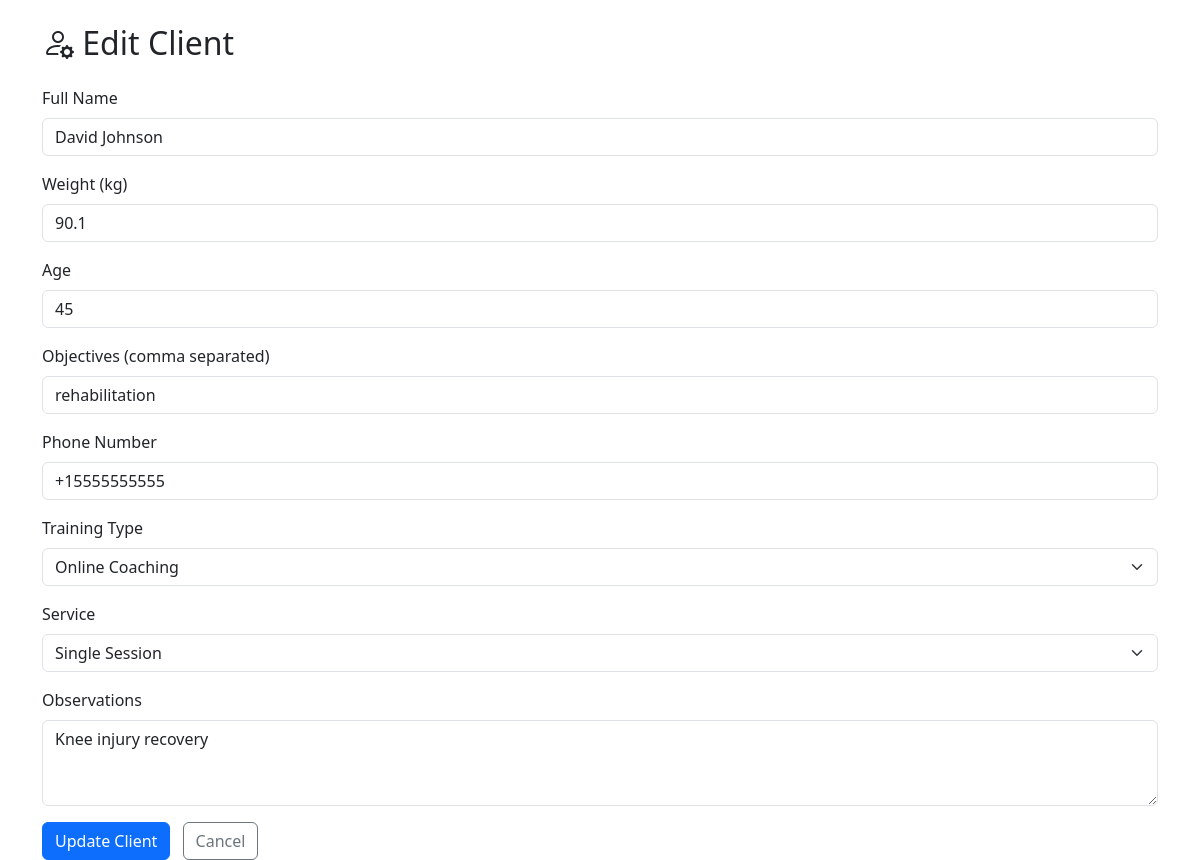
The page /clients/3/edit on the database its author committed.
### db/models.py (models this page shows)
class Client(Base):
    __tablename__ = "clients"
    id = Column(Integer, primary_key=True, index=True)
    name = Column(String, index=True)
    weight = Column(Float)
    age = Column(Integer)
    objectives = Column(String)
    phone_number = Column(String)
    training_type = Column(String)
    service = Column(String)
    observations = Column(String, nullable=True)
    is_active = Column(Boolean, default=True)

### api/endpoints/clients.py (the view)
@router.get("/{client_id}/edit", response_class=HTMLResponse)
async def edit_client_form(client_id: int, request: Request, db: Session = Depends(get_db)):
    service = ClientService(db)
    client = service.get_client(client_id)
    if not client:
        raise HTTPException(status_code=404, detail="Client not found")
    return templates.TemplateResponse("clients/new.html", {
        "request": request,
        "client": client,
        "is_edit": True
    })

### static/templates/clients/new.html (shortened to what this page needs)
<!DOCTYPE html>
<html>
<head>
    <link href="https://cdn.jsdelivr.net/npm/bootstrap@5.3.0/dist/css/bootstrap.min.css" rel="stylesheet">
    <link rel="stylesheet" href="https://cdn.jsdelivr.net/npm/bootstrap-icons@1.10.0/font/bootstrap-icons.css">
</head>
<body>
    <div class="container mt-4">
        <h2>
            <i class="bi bi-person-{{ 'gear' if is_edit else 'plus' }}"></i>
            {% if is_edit %}Edit Client{% else %}Add New Client{% endif %}
        </h2>
        <form action="{{ '/clients/' ~ client.id ~ '/edit' if is_edit else '/clients/' }}" method="POST" class="mt-4">
            <div class="mb-3">
                <label for="name" class="form-label">Full Name</label>
                <input type="text" class="form-control" id="name" name="name" required
                    value="{{ client.name if is_edit else '' }}">
            </div>
            <div class="mb-3">
                <label for="weight" class="form-label">Weight (kg)</label>
                <input type="number" step="0.1" class="form-control" id="weight" name="weight" required
                    value="{{ client.weight if is_edit else '' }}">
            </div>
            <div class="mb-3">
                <label for="age" class="form-label">Age</label>
                <input type="number" class="form-control" id="age" name="age" required
                    value="{{ client.age if is_edit else '' }}">
            </div>
            <div class="mb-3">
                <label for="objectives" class="form-label">Objectives (comma separated)</label>
                <input type="text" class="form-control" id="objectives" name="objectives" required
                    value="{{ client.objectives if is_edit else '' }}">
            </div>
            <div class="mb-3">
                <label for="phone_number" class="form-label">Phone Number</label>
                <input type="text" class="form-control" id="phone_number" name="phone_number" required
                    value="{{ client.phone_number if is_edit else '' }}">
            </div>
            <div class="mb-3">
                <label for="training_type" class="form-label">Training Type</label>
                <select class="form-select" id="training_type" name="training_type" required>
                    {% set options = ["personal_training", "group_classes", "online_coaching", "nutrition_plan",
                    "combined"] %}
                    {% for opt in options %}
                    <option value="{{ opt }}" {% if is_edit and client.training_type==opt %}selected{% endif %}>
                        {{ opt.replace("_", " ").title() }}
                    </option>
                    {% endfor %}
                </select>
            </div>
            <div class="mb-3">
                <label for="service" class="form-label">Service</label>
                <select class="form-select" id="service" name="service" required>
                    {% set services = ["monthly_subscription", "single_session", "package_10", "package_20", "premium"]
                    %}
                    {% for serv in services %}
                    <option value="{{ serv }}" {% if is_edit and client.service==serv %}selected{% endif %}>
                        {{ serv.replace("_", " ").title() }}
                    </option>
                    {% endfor %}
                </select>
            </div>
            <div class="mb-3">
                <label for="observations" class="form-label">Observations</label>
                <textarea class="form-control" id="observations" name="observations" rows="3">{{
                    client.observations if is_edit else '' }}</textarea>
            </div>
            <button type="submit" class="btn btn-primary">
                {% if is_edit %}Update Client{% else %}Save Client{% endif %}
            </button>
            <a href="/clients" class="btn btn-outline-secondary ms-2">Cancel</a>
        </form>
    </div>
</body>
</html>

### rows shown on the page
Client: name "David Johnson", weight "90.1", age "45", objectives "rehabilitation", phone_number "+15555555555", training_type "Online Coaching", service "Single Session", observations "Knee injury recovery"
